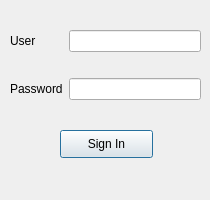
<?xml version="1.0" encoding="UTF-8"?>
<ui version="4.0">
 <class>Login</class>
 <widget class="QDialog" name="Login">
  <property name="geometry">
   <rect>
    <x>0</x>
    <y>0</y>
    <width>210</width>
    <height>200</height>
   </rect>
  </property>
  <property name="sizePolicy">
   <sizepolicy hsizetype="Maximum" vsizetype="Maximum">
    <horstretch>0</horstretch>
    <verstretch>0</verstretch>
   </sizepolicy>
  </property>
  <property name="minimumSize">
   <size>
    <width>210</width>
    <height>200</height>
   </size>
  </property>
  <property name="maximumSize">
   <size>
    <width>210</width>
    <height>200</height>
   </size>
  </property>
  <property name="windowTitle">
   <string>Sign In</string>
  </property>
  <widget class="QWidget" name="gridLayoutWidget">
   <property name="geometry">
    <rect>
     <x>10</x>
     <y>10</y>
     <width>191</width>
     <height>112</height>
    </rect>
   </property>
   <layout class="QGridLayout" name="gridLayout">
    <item row="0" column="0">
     <widget class="QLabel" name="label">
      <property name="text">
       <string>User</string>
      </property>
     </widget>
    </item>
    <item row="1" column="0">
     <widget class="QLabel" name="label_2">
      <property name="autoFillBackground">
       <bool>false</bool>
      </property>
      <property name="text">
       <string>Password</string>
      </property>
     </widget>
    </item>
    <item row="0" column="1">
     <widget class="QLineEdit" name="lineEdit_user">
      <property name="maxLength">
       <number>15</number>
      </property>
      <property name="alignment">
       <set>Qt::AlignRight|Qt::AlignTrailing|Qt::AlignVCenter</set>
      </property>
     </widget>
    </item>
    <item row="1" column="1">
     <widget class="QLineEdit" name="lineEdit_password">
      <property name="maxLength">
       <number>30</number>
      </property>
      <property name="echoMode">
       <enum>QLineEdit::Password</enum>
      </property>
      <property name="alignment">
       <set>Qt::AlignRight|Qt::AlignTrailing|Qt::AlignVCenter</set>
      </property>
     </widget>
    </item>
   </layout>
  </widget>
  <widget class="QPushButton" name="pushButton_sign_in">
   <property name="geometry">
    <rect>
     <x>60</x>
     <y>130</y>
     <width>93</width>
     <height>28</height>
    </rect>
   </property>
   <property name="text">
    <string>Sign In</string>
   </property>
  </widget>
 </widget>
 <resources/>
 <connections/>
</ui>
